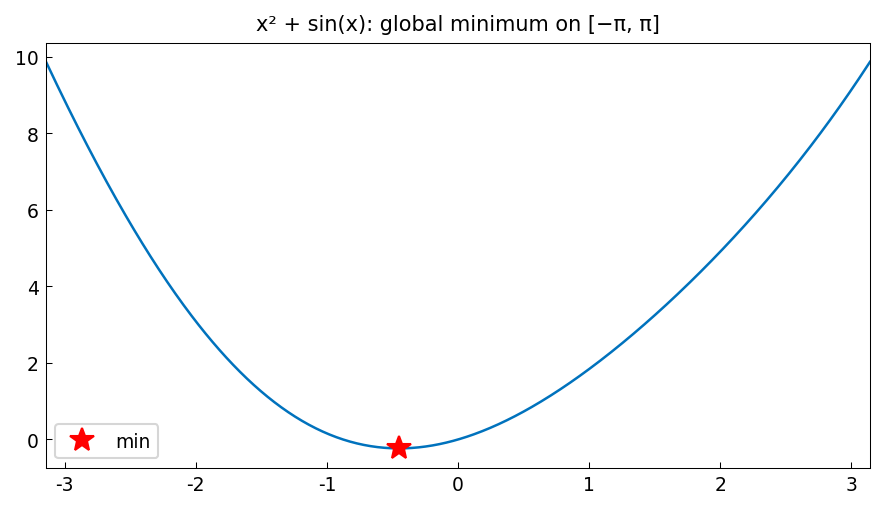

This chart was generated by the following Python code:
"""Global minimum of smooth 1D functions.

Demonstrates finding global minima of smooth 1D functions using
Chebfun's min() method, which is exact to machine precision.

Credit: Inspired by Chebfun opt/GlobalMinimum.m.
Original MATLAB Chebfun: Copyright 2017 by The University of Oxford and
The Chebfun Developers. See https://www.chebfun.org/ for Chebfun information.
"""
import os

os.environ.setdefault("XLA_PYTHON_CLIENT_PREALLOCATE", "false")

import matplotlib

matplotlib.use("Agg")
import os
import sys

import jax.numpy as jnp
import matplotlib.pyplot as plt
import numpy as np

sys.path.insert(0, os.path.join(os.path.dirname(__file__), '..', '..', 'src'))

import chebfunjax as cj
from chebfunjax.plotting import chebfun_style

chebfun_style()

from chebfunjax.plotting import plot


def run():
    print("=" * 60)
    print("Global minimum of smooth functions")
    print("=" * 60)

    # --- Unimodal: f(x) = x^2 + sin(x) on [-pi, pi] ----------------
    dom = (-float(jnp.pi), float(jnp.pi))
    f = cj.chebfun(lambda x: x**2 + jnp.sin(x), domain=dom)
    x_min, y_min = f.min()
    print("\nf(x) = x^2 + sin(x) on [-pi, pi]:")
    print(f"  min at x* = {x_min:.12f}")
    print(f"  min value = {y_min:.12f}")
    # f'(x) = 2x + cos(x) = 0 near x ~ -0.45
    df = f.diff()
    df_at_min = float(df(jnp.array(x_min)))
    print(f"  f'(x*) = {df_at_min:.2e}  (should be ~0)")
    assert abs(df_at_min) < 1e-9
    assert x_min < 0.0 and x_min > -1.0

    # --- Multimodal: f(x) = sin(8x) + sin(5x) + 0.3*x ---------------
    dom2 = (0.0, float(2.0 * jnp.pi))
    g = cj.chebfun(lambda x: jnp.sin(8.0*x) + jnp.sin(5.0*x) + 0.3*x, domain=dom2)
    x_min2, y_min2 = g.min()
    x_max2, y_max2 = g.max()
    print("\ng(x) = sin(8x) + sin(5x) + 0.3x on [0, 2*pi]:")
    print(f"  Global min at x* = {x_min2:.12f}, value = {y_min2:.12f}")
    print(f"  Global max at x* = {x_max2:.12f}, value = {y_max2:.12f}")
    # Verify these are actual global extrema by checking all critical points
    dg = g.diff()
    crit_pts = dg.roots()
    crit_arr = np.array(crit_pts)
    interior = crit_arr[(crit_arr > 1e-10) & (crit_arr < float(2.0*jnp.pi) - 1e-10)]
    all_vals = np.array([float(g(jnp.array(xi))) for xi in interior])
    all_vals = np.append(all_vals, [float(g(jnp.array(0.0))),
                                     float(g(jnp.array(float(2.0*jnp.pi))))])
    true_min = np.min(all_vals)
    true_max = np.max(all_vals)
    assert abs(y_min2 - true_min) < 1e-9
    assert abs(y_max2 - true_max) < 1e-9

    # --- Rosenbrock 1D: min over y of f(1, y) = (1-1)^2 + 100(y-1)^2 = 0 at y=1
    dom_y = (-1.0, 3.0)
    f_y1 = cj.chebfun(lambda y: 100.0 * (y - 1.0)**2, domain=dom_y)
    min_y_pt, min_y_val = f_y1.min()
    print("\nRosenbrock: min over y of 100*(y-1)^2:")
    print(f"  min at y* = {min_y_pt:.12f}  (exact: 1.0)")
    print(f"  min value = {min_y_val:.2e}  (exact: 0)")
    assert abs(min_y_pt - 1.0) < 1e-10
    assert abs(min_y_val) < 1e-14

    # --- Plots -------------------------------------------------------
    _here = os.path.dirname(os.path.abspath(__file__))
    fig, ax = plot(f, title="x² + sin(x): global minimum on [−π, π]")
    ax.plot(float(x_min), float(y_min), "r*", markersize=12, label="min")
    ax.legend(fontsize=9)
    fig.savefig(os.path.join(_here, "minimum_of_smooth_function.png"),
                dpi=150, bbox_inches="tight")
    plt.close(fig)

    fig2, ax2 = plot(g, title="sin(8x)+sin(5x)+0.3x on [0, 2π]")
    fig2.savefig(os.path.join(_here, "minimum_of_smooth_function2.png"),
                 dpi=150, bbox_inches="tight")
    plt.close(fig2)

    print("\nAll assertions passed.")
    return True

if __name__ == "__main__":
    run()
